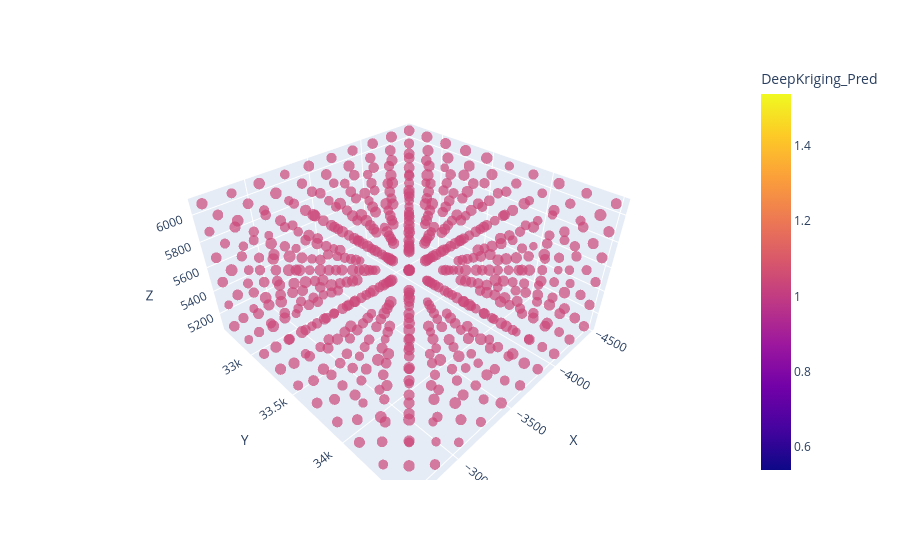

Notebook code cell kept with this figure:
### Code cell
import plotly.express as px

# Create 3D scatter plot
fig = px.scatter_3d(combined_data, \
                    x='X', y='Y', z='Z', \
                        color='DeepKriging_Pred', size='DeepKriging_Std', \
                        opacity=0.7, labels={'log_Au_ppm': 'Gold log(ppm)'})

fig.update_traces(marker=dict(line=dict(width=0)))
# Show plot
fig.show()

### Figure 1 — Plotly figure (JSON) as saved in the notebook; plotly's stock layout.template omitted (floating-point values rounded to 4 significant figures; data arrays with more than 128 entries replaced by an {"elided": "..."} marker saying what was removed)
{"data": [{"hovertemplate": "X=%{x}<br>Y=%{y}<br>Z=%{z}<br>DeepKriging_Std=%{marker.size}<br>DeepKriging_Pred=%{marker.color}<extra></extra>", "legendgroup": "", "marker": {"color": {"elided": "600 float values"}, "coloraxis": "coloraxis", "line": {"width": 0}, "opacity": 0.7, "size": {"elided": "600 float values"}, "sizemode": "area", "sizeref": 0.0005797, "symbol": "circle"}, "mode": "markers", "name": "", "scene": "scene", "showlegend": false, "type": "scatter3d", "x": {"elided": "600 float values"}, "y": {"elided": "600 float values"}, "z": {"elided": "600 float values"}}], "layout": {"coloraxis": {"colorbar": {"title": {"text": "DeepKriging_Pred"}}, "colorscale": [[0, "#0d0887"], [0.1111, "#46039f"], [0.2222, "#7201a8"], [0.3333, "#9c179e"], [0.4444, "#bd3786"], [0.5556, "#d8576b"], [0.6667, "#ed7953"], [0.7778, "#fb9f3a"], [0.8889, "#fdca26"], [1, "#f0f921"]]}, "legend": {"itemsizing": "constant", "tracegroupgap": 0}, "margin": {"t": 60}, "scene": {"domain": {"x": [0, 1], "y": [0, 1]}, "xaxis": {"title": {"text": "X"}}, "yaxis": {"title": {"text": "Y"}}, "zaxis": {"title": {"text": "Z"}}}}}
